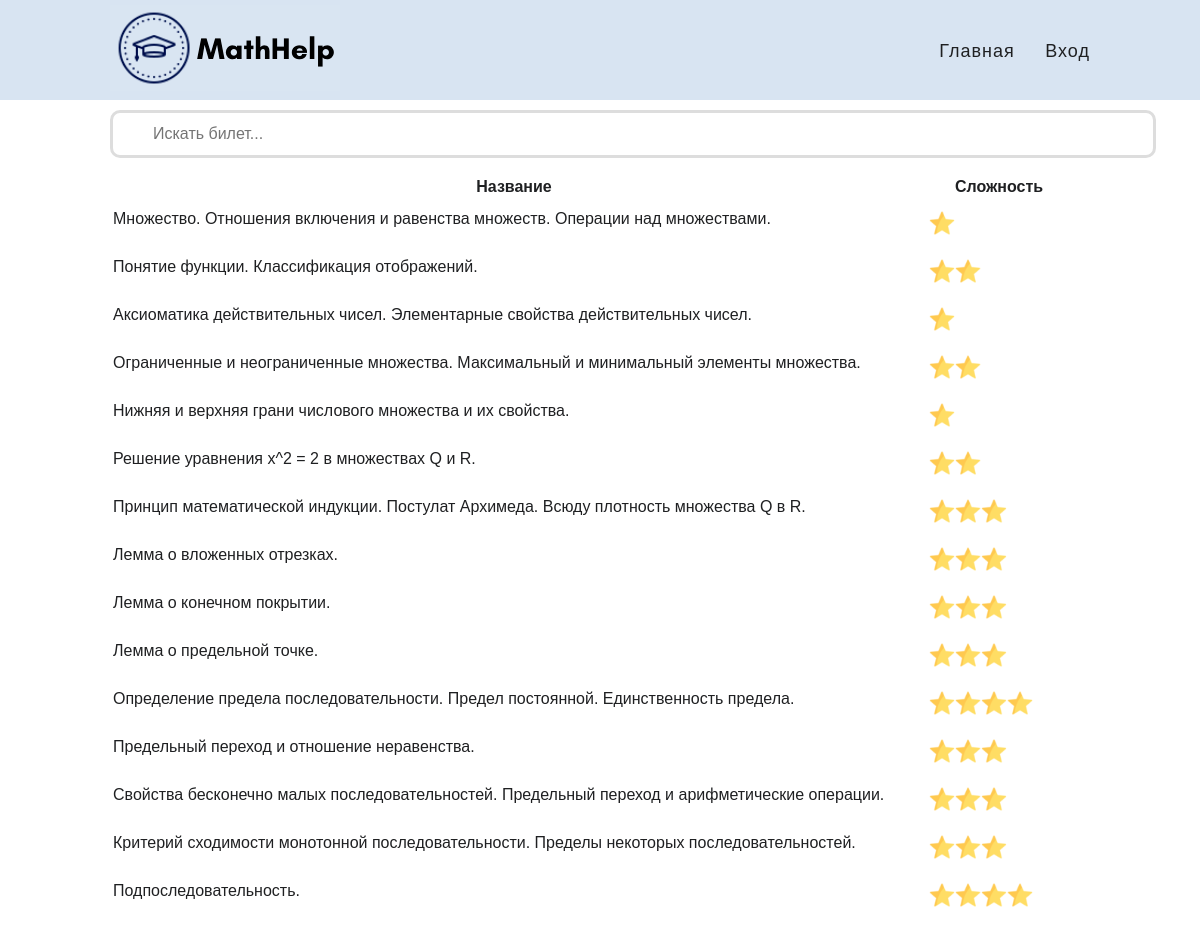
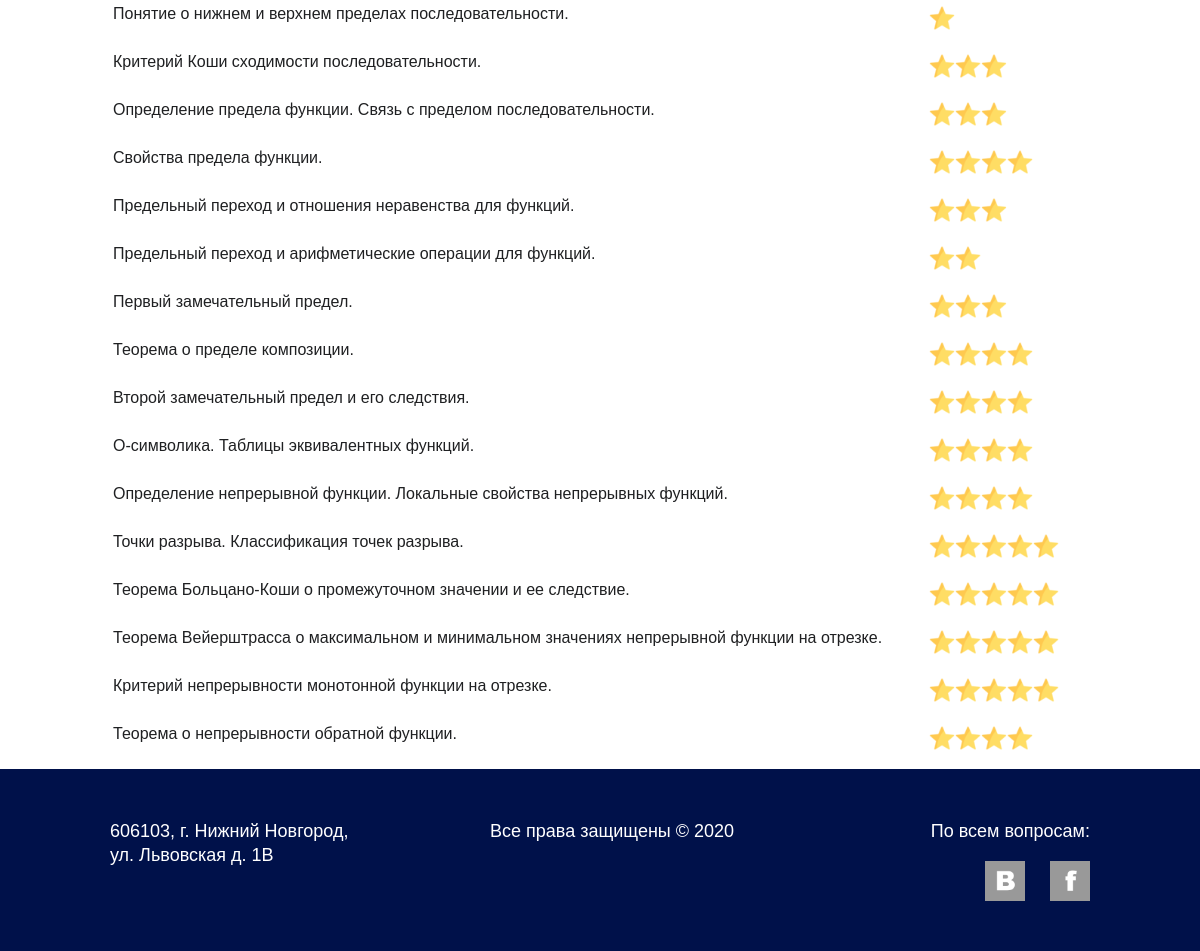
The page /tickets/ on the database its author committed (2 pictures, top to bottom).
### apps/tickets/models.py (models this page shows, shortened)
class Ticket(models.Model):
    name = models.CharField(max_length=256, unique=True)
    level = models.SmallIntegerField()
    filename = models.CharField(max_length=256, unique=True)
    def get_level_image_name(self):
        return os.path.join('tickets', 'img', f'{self.level}-star.png')

### apps/tickets/views.py (the view)
class TicketListView(ListView):
    model = Ticket
    template_name = f'{TicketsConfig.name}/ticket-list.html'

### apps/accounts/context_processors.py (called while the page is built)
def accounts(request):
    return {
        'ACCOUNT_LOGIN_URL':           AccountsConfig.ACCOUNT_LOGIN_URL,
        'ACCOUNT_LOGOUT_URL':          AccountsConfig.ACCOUNT_LOGOUT_URL,
        'ACCOUNT_SETTINGS_URL':        AccountsConfig.ACCOUNT_SETTINGS_URL,
        'ACCOUNT_CREATE_URL':          AccountsConfig.ACCOUNT_CREATE_URL,
        'ACCOUNT_DELETE_URL':          AccountsConfig.ACCOUNT_DELETE_URL,
        'ACCOUNT_PASSWORD_CHANGE_URL': AccountsConfig.ACCOUNT_PASSWORD_CHANGE_URL,
        'ACCOUNT_USERNAME_UPDATE_URL': AccountsConfig.ACCOUNT_USERNAME_UPDATE_URL,
        'ACCOUNT_EMAIL_UPDATE_URL':    AccountsConfig.ACCOUNT_EMAIL_UPDATE_URL,
    }

### apps/forum/context_processors.py (called while the page is built)
def forum(request):
    return {
        'COMMENT_CREATE_URL': ForumConfig.COMMENT_CREATE_URL,
        'COMMENT_DELETE_URL': ForumConfig.COMMENT_DELETE_URL,
    }

### apps/pages/context_processors.py (called while the page is built)
def pages(request):
    return {
        'INDEX_URL':      PagesConfig.INDEX_URL,
        'REFERENCES_URL': PagesConfig.REFERENCES_URL,
    }

### apps/profiles/context_processors.py (called while the page is built)
def profiles(request):
    return {
        'PROFILE_REDIRECT_URL': ProfilesConfig.PROFILE_DETAIL_URL,
        'PROFILE_DETAIL_URL':   ProfilesConfig.PROFILE_DETAIL_URL,
        'PROFILE_UPDATE_URL':   ProfilesConfig.PROFILE_UPDATE_URL,
    }

### apps/quiz/context_processors.py (called while the page is built)
def quiz(request):
    return {
        'QUIZ_TICKET_URL':  quiz_config.QUIZ_TICKET_URL,
        'QUIZ_RESULT_URL':  quiz_config.QUIZ_RESULT_URL,
        'QUIZ_SAVE_URL':    quiz_config.QUIZ_SAVE_URL,
        'QUIZ_RESTART_URL': quiz_config.QUIZ_RESTART_URL,
        'QUIZ_REPORT_URL':  quiz_config.QUIZ_REPORT_URL,
    }

### apps/tickets/context_processors.py (called while the page is built)
def tickets(request):
    return {
        'TICKET_LIST_URL':     TicketsConfig.TICKET_LIST_URL,
        'TICKET_DETAIL_URL':   TicketsConfig.TICKET_DETAIL_URL,
        'TICKET_READ_PDF_URL': TicketsConfig.TICKET_READ_PDF_URL,
    }

### apps/tickets/templates/tickets/ticket-list.html (shortened to what this page needs)
{% extends 'base.html' %}
{% load static %}
{% block css %}
  <link rel="stylesheet" href="{% static 'tickets/css/style.css' %}"/>
{% endblock %}
{% block content %}
  <div class="container">
    <input type="text" id="ticket-search" onkeyup="searchTicket()" placeholder="Искать билет...">
    <table class="catalog" id="tickets-table">
      <tr>
        <th width='794'>Название</th>
        <th width='152'>Сложность</th>
      </tr>
      {% for ticket in object_list %}
        <tr>
          <td>
            <a href="{% url TICKET_DETAIL_URL ticket.id %}" class="ticket">
              {{ ticket.name }}
            </a>
          </td>
          <td class="star">
            <img src="{% static ticket.get_level_image_name %}">
          </td>
        </tr>
      {% endfor %}
    </table>
  </div>
{% endblock %}

### static/css/style.css (style rules this page uses)
body { min-width: 1000px; margin: 0; padding: 0; font-family: Arial, sans-serif; font-size: 16px; line-height: 24px; color: #1f2022; }
.container { width: 980px; margin: 0 auto; padding: 0 10px; }
.catalog th { padding: 5px; }

### apps/tickets/static/tickets/css/style.css (style rules this page uses)
#ticket-search { background-position: 10px 12px; background-repeat: no-repeat; width: 100%; font-size: 16px; padding: 12px 20px 12px 40px; border: 3px solid #ddd; border-radius: 10px; margin-top: 10px; margin-bottom: 10px; }
.ticket { color: #1f2022; text-decoration: none; display:block; position:relative; padding-right:20px; padding-bottom:20px; }
.star { vertical-align:top; padding-top:5px; }
.star img { padding-left: 10px; padding-right: 10px; margin-top:0px; width: 130px; }

### rows shown on the page
Ticket: name "Множество. Отношения включения и равенства множеств. Операции над множествами."
Ticket: name "Понятие функции. Классификация отображений."
Ticket: name "Аксиоматика действительных чисел. Элементарные свойства действительных чисел."
Ticket: name "Ограниченные и неограниченные множества. Максимальный и минимальный элементы множества."
Ticket: name "Нижняя и верхняя грани числового множества и их свойства."
Ticket: name "Решение уравнения x^2 = 2 в множествах Q и R."
Ticket: name "Принцип математической индукции. Постулат Архимеда. Всюду плотность множества Q в R."
Ticket: name "Лемма о вложенных отрезках."
Ticket: name "Лемма о конечном покрытии."
Ticket: name "Лемма о предельной точке."
Ticket: name "Определение предела последовательности. Предел постоянной. Единственность предела."
Ticket: name "Предельный переход и отношение неравенства."
Ticket: name "Свойства бесконечно малых последовательностей. Предельный переход и арифметические операции."
Ticket: name "Критерий сходимости монотонной последовательности. Пределы некоторых последовательностей."
Ticket: name "Подпоследовательность."
Ticket: name "Понятие о нижнем и верхнем пределах последовательности."
Ticket: name "Критерий Коши сходимости последовательности."
Ticket: name "Определение предела функции. Связь с пределом последовательности."
Ticket: name "Свойства предела функции."
Ticket: name "Предельный переход и отношения неравенства для функций."
Ticket: name "Предельный переход и арифметические операции для функций."
Ticket: name "Первый замечательный предел."
Ticket: name "Теорема о пределе композиции."
Ticket: name "Второй замечательный предел и его следствия."
Ticket: name "O-символика. Таблицы эквивалентных функций."
Ticket: name "Определение непрерывной функции. Локальные свойства непрерывных функций."
Ticket: name "Точки разрыва. Классификация точек разрыва."
Ticket: name "Теорема Больцано-Коши о промежуточном значении и ее следствие."
Ticket: name "Теорема Вейерштрасса о максимальном и минимальном значениях непрерывной функции на отрезке."
Ticket: name "Критерий непрерывности монотонной функции на отрезке."
Ticket: name "Теорема о непрерывности обратной функции."
